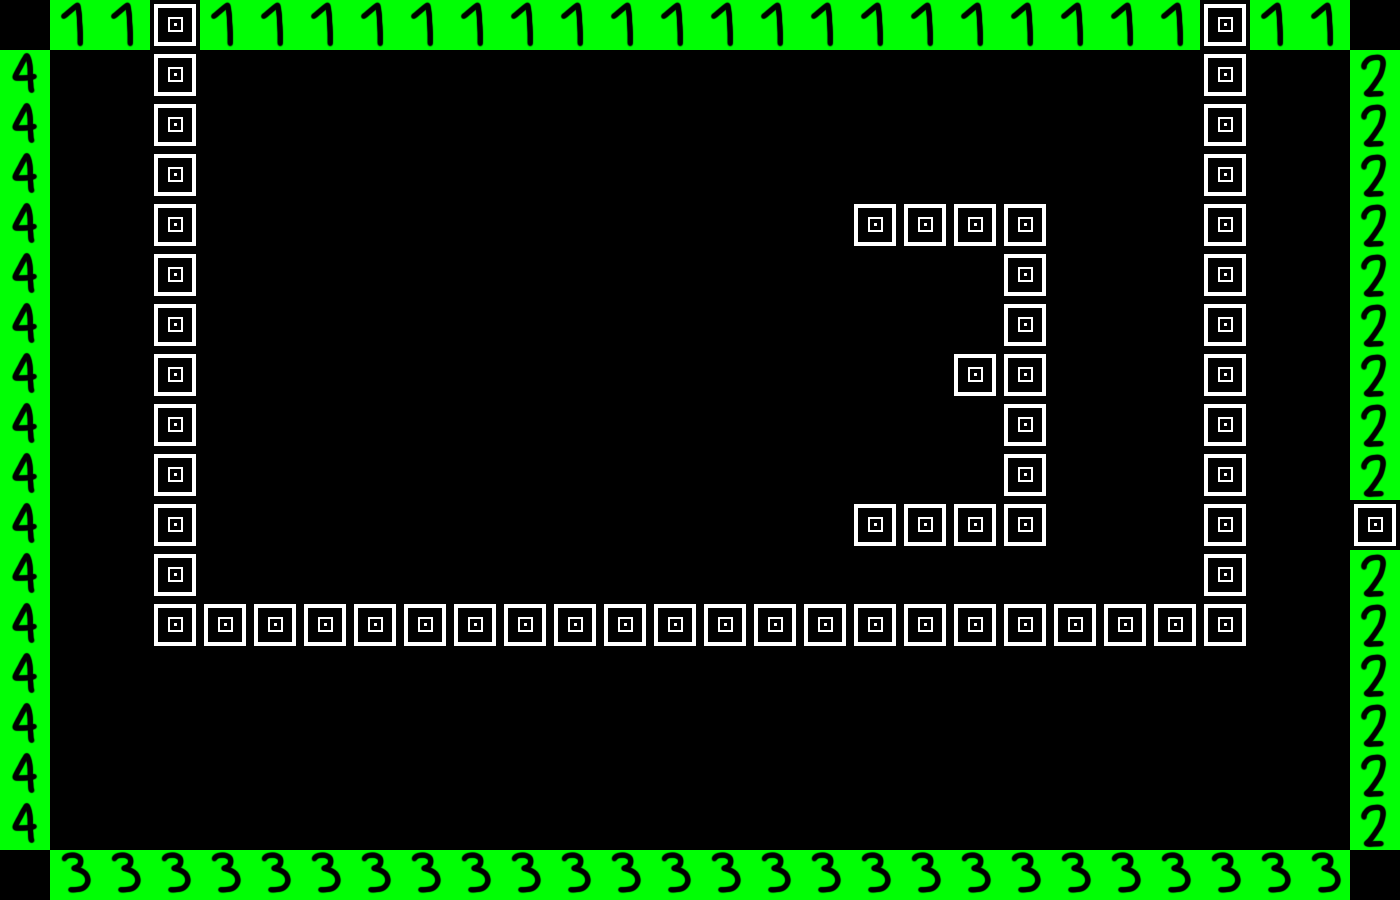

This is a level from a 2D game, rendered from its Tiled map with the project's own tilesets. A one-line summary and the complete map file follow:
An orthogonal 28x18 tile map with 50x50 px tiles, 1 tile layer (tiles).

<map version="1.10" tiledversion="1.11.2" orientation="orthogonal" renderorder="right-down" width="28" height="18" tilewidth="50" tileheight="50" infinite="0" nextlayerid="4" nextobjectid="104">
 <tileset firstgid="1" source="devmapMID.tsx" />
 <layer id="1" name="tiles" width="28" height="18">
  <data encoding="csv">
0,25,25,5,25,25,25,25,25,25,25,25,25,25,25,25,25,25,25,25,25,25,25,25,5,25,25,0,
28,0,0,5,0,0,0,0,0,0,0,0,0,0,0,0,0,0,0,0,0,0,0,0,5,0,0,26,
28,0,0,5,0,0,0,0,0,0,0,0,0,0,0,0,0,0,0,0,0,0,0,0,5,0,0,26,
28,0,0,5,0,0,0,0,0,0,0,0,0,0,0,0,0,0,0,0,0,0,0,0,5,0,0,26,
28,0,0,5,0,0,0,0,0,0,0,0,0,0,0,0,0,5,5,5,5,0,0,0,5,0,0,26,
28,0,0,5,0,0,0,0,0,0,0,0,0,0,0,0,0,0,0,0,5,0,0,0,5,0,0,26,
28,0,0,5,0,0,0,0,0,0,0,0,0,0,0,0,0,0,0,0,5,0,0,0,5,0,0,26,
28,0,0,5,0,0,0,0,0,0,0,0,0,0,0,0,0,0,0,5,5,0,0,0,5,0,0,26,
28,0,0,5,0,0,0,0,0,0,0,0,0,0,0,0,0,0,0,0,5,0,0,0,5,0,0,26,
28,0,0,5,0,0,0,0,0,0,0,0,0,0,0,0,0,0,0,0,5,0,0,0,5,0,0,26,
28,0,0,5,0,0,0,0,0,0,0,0,0,0,0,0,0,5,5,5,5,0,0,0,5,0,0,5,
28,0,0,5,0,0,0,0,0,0,0,0,0,0,0,0,0,0,0,0,0,0,0,0,5,0,0,26,
28,0,0,5,5,5,5,5,5,5,5,5,5,5,5,5,5,5,5,5,5,5,5,5,5,0,0,26,
28,0,0,0,0,0,0,0,0,0,0,0,0,0,0,0,0,0,0,0,0,0,0,0,0,0,0,26,
28,0,0,0,0,0,0,0,0,0,0,0,0,0,0,0,0,0,0,0,0,0,0,0,0,0,0,26,
28,0,0,0,0,0,0,0,0,0,0,0,0,0,0,0,0,0,0,0,0,0,0,0,0,0,0,26,
28,0,0,0,0,0,0,0,0,0,0,0,0,0,0,0,0,0,0,0,0,0,0,0,0,0,0,26,
0,27,27,27,27,27,27,27,27,27,27,27,27,27,27,27,27,27,27,27,27,27,27,27,27,27,27,0
</data>
 </layer>
 <objectgroup id="2" name="spike-normal" />
</map>
